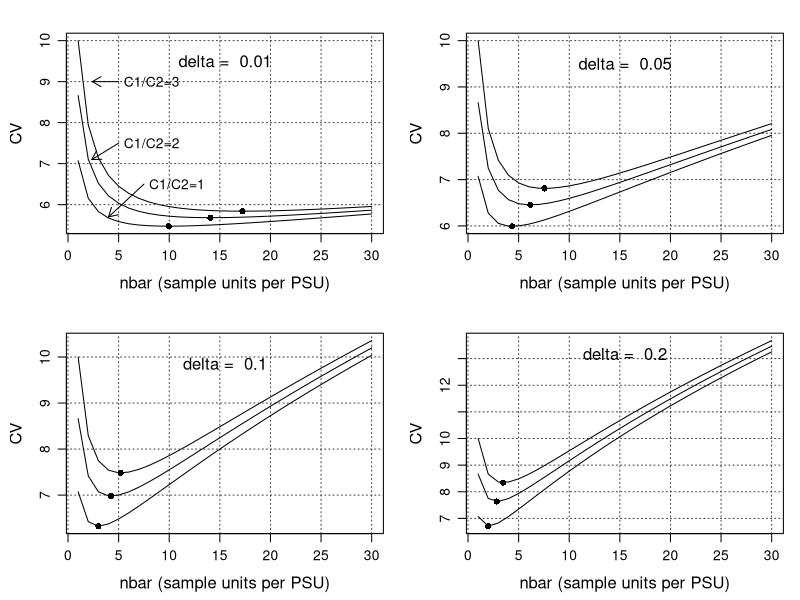

Source code (R):
#**********************************************************************************
# FILE:     C:\Projects\Practical Tools Book\Book Chapters\9 Designing PSU Samples 
#               \Examples\relvar.2stage.R                                          
# PROJECT:  Practical Tools for Designing and Weighting Survey Samples             
# DATE:     06/07/2011                                                             
# PGMR:     R. Valliant                                                            
# PURPOSE:  Compute CVs in 2-stage sampling for different combinations of cost     
#           components, unit relvariance, and measures of homogeneity.             
#**********************************************************************************

nbar <- 1:30    # nbar = number of sample elements per PSU
                # m = number of PSUs
unit.RV <- 1
C1 <- c(750, 500, 250)
C2 <- 250
C.rat <- C1/C2
C.tot <- 100000

delta <- c(0.01, 0.05, 0.10, 0.20)

relvar <- array(0, dim = c(length(C.rat), 
                           length(unit.RV),
                           length(nbar) ) 
               )
n.opt <- rv.opt <- vector("numeric", length(C.rat))

par(mfrow = c(2,2), mar = c(4,4,2,1), mgp = c(2.5, 0.8, 0))

for (d in delta){

    for (c.rat in 1:length(C.rat)){
       for (u in 1:length(unit.RV)){
          for (n in 1:length(nbar)){
             m <- C.tot / (C1[c.rat] + C2 * nbar[n])
             relvar[c.rat, u, n] <- unit.RV[u] / (m * nbar[n]) *(1 + d*(nbar[n] - 1))
          }
# browser() 
          n.opt[c.rat] <- sqrt(C.rat[c.rat] * (1-d)/d)
          m.opt <- C.tot / (C1[c.rat] + C2 * n.opt[c.rat])
          rv.opt[c.rat] <- unit.RV[u] / (n.opt[c.rat] * m.opt) *(1 + d*(n.opt[c.rat] - 1))
       }
    }

    for (c.rat in 1:length(C.rat)){
#   browser()
            if (c.rat == 1) {   
                     ymin <- min(100 * sqrt(relvar[, 1, ]) )
                     ymax <- max(100 * sqrt(relvar[, 1, ]) )
                     plot(nbar, 100 * sqrt(relvar[c.rat, 1, ]), 
                            lty = 1,
                            type = "l",
                            ylim = c(ymin, ymax),
                            xlab = "nbar (sample units per PSU)",
                            ylab = "CV",
                            cex.lab = 1.2
                      )
                      grid(col="gray25")
                      text( paste("delta = ",d), x = median(nbar), y = ymax - 0.5, cex = 1.2) 
            }
              else lines(nbar, 100 * sqrt(relvar[c.rat, u, ]), 
                      lty = 1)
            points(n.opt[c.rat], 100 * sqrt(rv.opt[c.rat]), pch = 16)
            }
    if (d == delta[1]){
        arrows(x0=5, y0=9, x1=2.4, y1=9, length=0.1)
        text(5.5,9,"C1/C2=3", adj=0)
        arrows(x0=5, y0=7.5, x1=2.35, y1=7.1, length=0.1)
        text(5.5,7.5,"C1/C2=2", adj=0)        
        arrows(x0=7.5, y0=6.5, x1=4, y1=5.7, length=0.1)
        text(8,6.5,"C1/C2=1", adj=0)
    }
}
